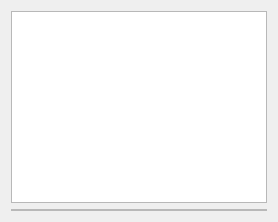
  <widget class="QWidget" name="centralwidget">
   <property name="sizePolicy">
    <sizepolicy hsizetype="MinimumExpanding" vsizetype="Maximum">
     <horstretch>0</horstretch>
     <verstretch>0</verstretch>
    </sizepolicy>
   </property>
   <property name="maximumSize">
    <size>
     <width>16777215</width>
     <height>16777215</height>
    </size>
   </property>
   <property name="sizeIncrement">
    <size>
     <width>0</width>
     <height>34</height>
    </size>
   </property>
   <property name="layoutDirection">
    <enum>Qt::LeftToRight</enum>
   </property>
   <layout class="QVBoxLayout" name="verticalLayout_2">
    <item>
     <widget class="QFrame" name="frame">
      <property name="sizePolicy">
       <sizepolicy hsizetype="Minimum" vsizetype="Minimum">
        <horstretch>0</horstretch>
        <verstretch>0</verstretch>
       </sizepolicy>
      </property>
      <layout class="QVBoxLayout" name="verticalTableLayout">
       <property name="leftMargin">
        <number>0</number>
       </property>
       <property name="topMargin">
        <number>0</number>
       </property>
       <property name="rightMargin">
        <number>0</number>
       </property>
       <property name="bottomMargin">
        <number>0</number>
       </property>
       <item>
        <widget class="QTableView" name="tableView">
         <property name="midLineWidth">
          <number>1</number>
         </property>
         <property name="alternatingRowColors">
          <bool>true</bool>
         </property>
         <property name="selectionBehavior">
          <enum>QAbstractItemView::SelectRows</enum>
         </property>
         <property name="sortingEnabled">
          <bool>true</bool>
         </property>
        </widget>
       </item>
       <item>
        <widget class="QtSliderFilterWidgetPlugin" name="slider">
         <property name="frameShape">
          <enum>QFrame::StyledPanel</enum>
         </property>
         <property name="frameShadow">
          <enum>QFrame::Raised</enum>
         </property>
         <layout class="QVBoxLayout" name="verticalLayout">
          <property name="leftMargin">
           <number>0</number>
          </property>
          <property name="topMargin">
           <number>0</number>
          </property>
          <property name="rightMargin">
           <number>0</number>
          </property>
          <property name="bottomMargin">
           <number>0</number>
          </property>
         </layout>
        </widget>
       </item>
      </layout>
     </widget>
    </item>
   </layout>
  </widget>
